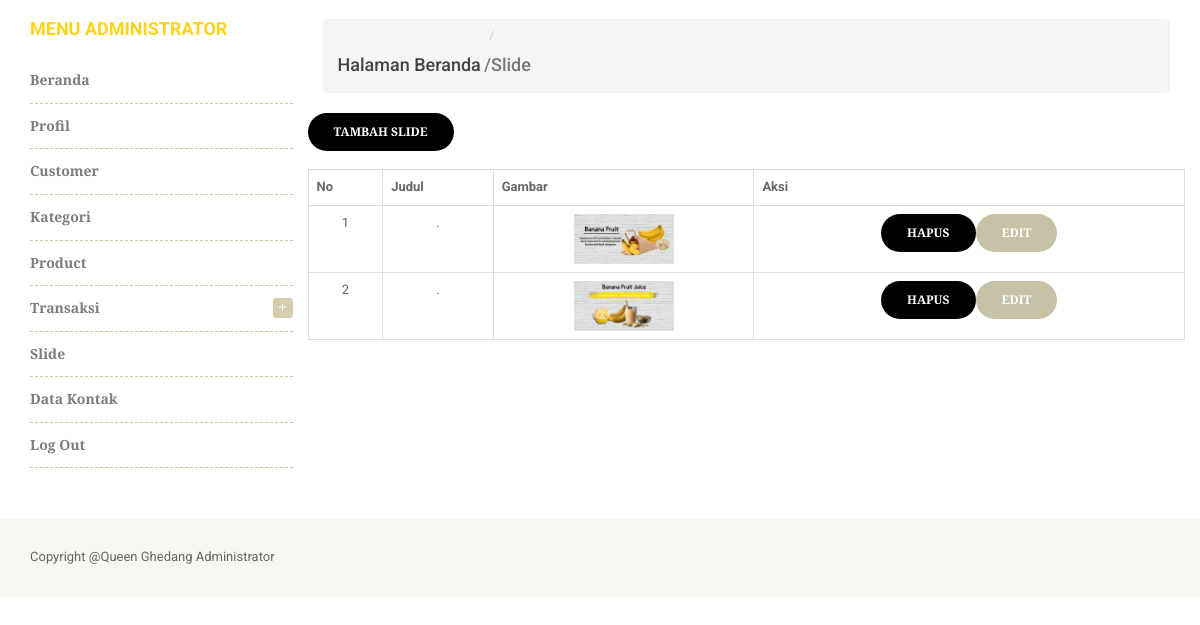
/administrator/slide-admin/ (signed in), run on the app's committed database.
### website/models.py (models this page shows, shortened)
class Slide(models.Model):
    judul = models.CharField(max_length=200, blank=False, null=True,verbose_name="Judul")
    gambar_slide = models.ImageField(upload_to='gambar/slide', blank=False, null=True, verbose_name="Gambar (1920 x 880 pixel)")
    aktif = models.BooleanField(default=True)
    class Meta:
        verbose_name_plural ="Slide"

### website/decorators.py (the view)
        def perubahan_halaman(request, *args, **kwargs):
            group = None
            if request.user.groups.exists():
                group = request.user.groups.all()[0].name
            if group in yang_diizinkan :
                return fungsi_awal(request, *args, **kwargs)
            else:
                return HttpResponse('<h2><center>Anda Tidak Dijikankan Ke Tampilan ini</center></h2>')

### administrator/views.py (called while the page is built)
@login_required(login_url='loginpage')
@ijinkan_pengguna(yang_diizinkan=['administrator'])
def slide_admin(request):
    slide = Slide.objects.all()
    context = {
        'data': slide,
        'judul': 'Slide',
    }
    return render(request, 'admin_slide.html', context)

### cart/context_processors.py (called while the page is built)
def keranjang(request):
    return {'keranjang': Cart(request)}

### website/views.py (called while the page is built)
def kategoriberanda(request):
    kategori = Kategori.objects.filter(aktif=True).order_by('-id')
    return {'kategori':kategori}

def modalberita(request):
    modalproduk = Product.objects.order_by('-id')
    return {'modalproduk':modalproduk}

def statisweb(request):
    statis = Statis.objects.get(id=1)
    return {'statis':statis}

### administrator/templates/admin_slide.html (shortened to what this page needs)
{% extends "admin.html" %}
{% load static %}
{% load humanize %}
{% load crispy_forms_tags %}
{% block content %}
						<div id="center-column" class="col-lg-9 col-md-9 col-sm-9 col-xs-12">
                        <nav aria-label="breadcrumb" class="text-left">
                            <ol class="breadcrumb">
                                <li class="breadcrumb-item active"><a href="{% url 'beranda_admin' %}"><h4>Halaman Beranda</h4></a></li>
                  				<li class="breadcrumb-item active" aria-current="page"><h4>/{{judul}}</h4></li>
                        </nav>
							<div class="product-category-page">
								<div class="tab-content">
									<div class="tab-pane active" id="products-grid">
										<div class="products-block">
											<div class="row mb-4">
											<div class="card card-body">
												<a class="btn btn-primary btn-sm" href="{% url 'formslide_admin' %}">Tambah Slide</a>
												<br/><br/>
											<table class="table table-bordered mt-3">
											<thead>
												<tr align="center">
													<th>No</th>
													<th>Judul</th>
													<th>Gambar</th>
													<th>Aksi</th>
												</tr>
											</thead>
											<tbody>
											{% for row in data %}
											<tr align="center">
												<td>{{ forloop.counter }}</td>
												<td>{{row.judul}}</td>
												<td><img src="{{row.gambar_slide.url}}" width="100"></td>
												<td><a href="{% url 'deleteslide_admin' row.id  %}" class="btn btn-primary btn-sm">Hapus</a><a href="{% url 'editslide_admin' row.id  %}" class="btn btn-danger btn-sm">Edit</a></td>
											</tr>
											{% empty %}
											<tr>
												<td colspan="4" align="center">Data Slide Kosong</td>
											</tr>
											{% endfor %}
											</tbody>
											</table>
											</div>
											</div>
										</div>
									</div>
								</div>
							</div>
						</div>
					</div>
				</div>
			</div>
{% endblock content %}

### data on the page
Slide: judul ".", gambar_slide (picture)
Slide: judul ".", gambar_slide (picture)

### other printed values
{{ judul }} "Slide"
